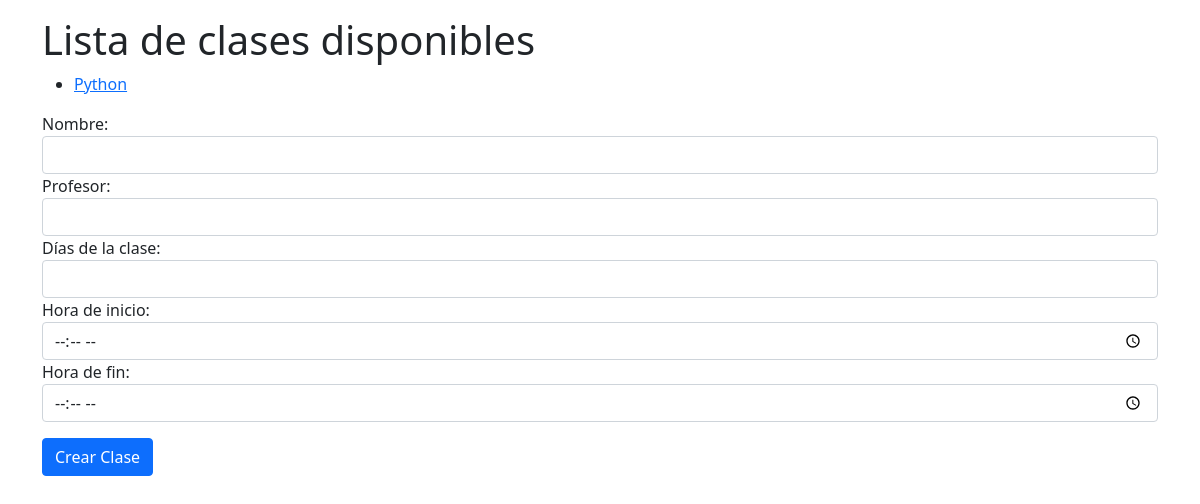
Page /clases/ on the earlier database version.
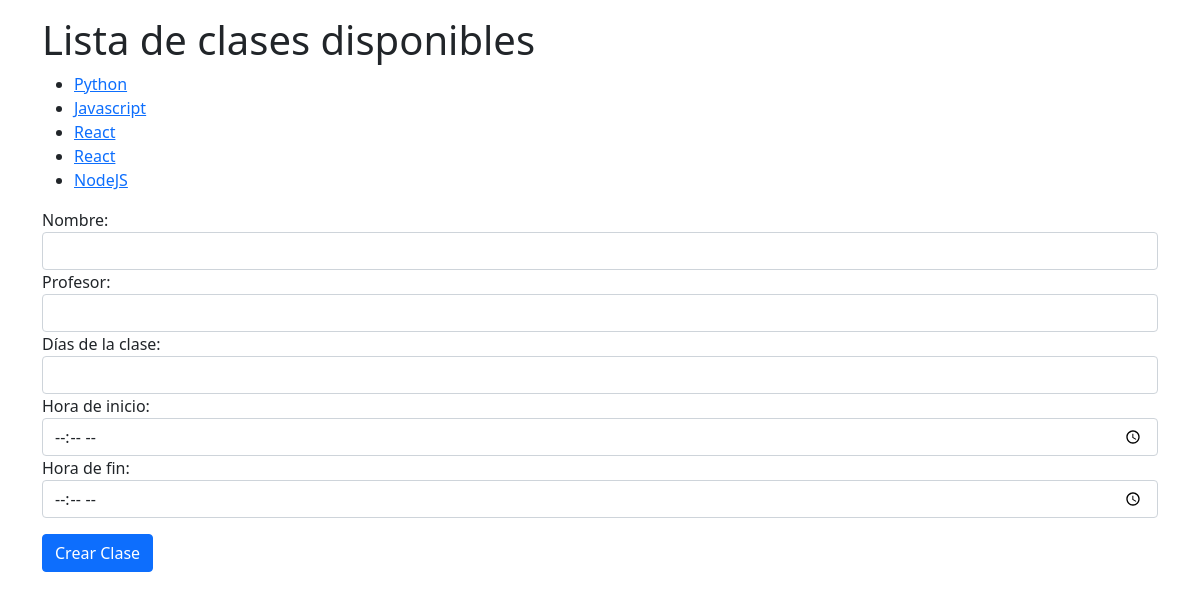
Same page on the later database version.
### clases/models.py (models this page shows, shortened)
class Clase(models.Model):
    nombre = models.CharField(max_length=50)
    profesor = models.CharField(max_length=50)
    dias_clase = models.CharField(max_length=50)
    hora_inicio = models.TimeField()
    hora_fin = models.TimeField()
    estudiantes = models.ManyToManyField(Estudiante, related_name='clases')

### clases/views.py (the view, shortened to what this page needs)
# urls.py: path('clases/', clases),
def clases(request):
    context = {}
    if request.method == 'GET':
        clases = Clase.objects.all()
        context = {
            "clases": clases
        }
    return render(request, 'clases/clases_disponibles.html', context)

### clases/templates/clases/clases_disponibles.html (shortened to what this page needs)
<!DOCTYPE html>
<html lang="en">
<head>
    <link href="https://cdn.jsdelivr.net/npm/bootstrap@5.0.1/dist/css/bootstrap.min.css" rel="stylesheet">
</head>
<body>
<div class="container">
<h1 class="mt-3">Lista de clases disponibles</h1>
<ul>
    {% for clase in clases %}
        <li><a href="/clases/{{clase.id}}">{{clase.nombre}}</a> </li>
    {% endfor %}
</ul>
<form action="/clases/" method="POST">
   <div class="form-group">
       <label for="nombre">Nombre:</label>
       <input type="text" class="form-control" id="nombre" name="nombre">
   </div>
   <div class="form-group">
        <label for="profesor">Profesor:</label>
        <input type="text" class="form-control" id="profesor" name="profesor">
   </div>
    <div class="form-group">
        <label for="dias_clase">Días de la clase:</label>
        <input type="text" class="form-control" id="dias_clase" name="dias_clase">
   </div>
   <div class="form-group">
       <label for="hora_inicio">Hora de inicio:</label>
       <input type="time" class="form-control" id="hora_inicio" name="hora_inicio"></input>
   </div>
    <div class="form-group">
       <label for="hora_fin">Hora de fin:</label>
       <input type="time" class="form-control" id="hora_fin" name="hora_fin"></input>
   </div>
    <div class="text-right">
        <button type="submit" class="mt-3 btn btn-primary">
            Crear Clase
        </button>
    </div>
</form>
    </div>
</body>
</html>

Differences in the rows shown:
added Clase: nombre "Javascript"
added Clase: nombre "React"
added Clase: nombre "React"
added Clase: nombre "NodeJS"
